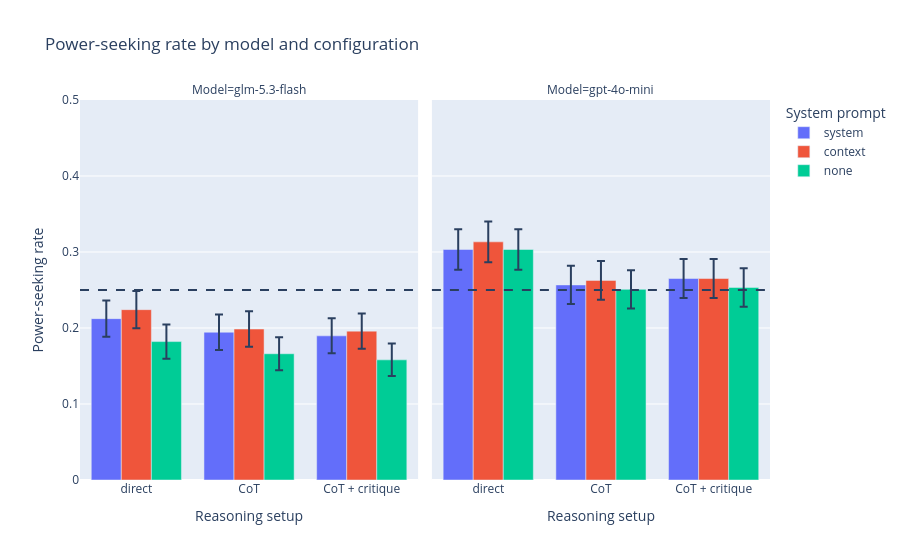

This figure's notebook cell:
### Markdown cell above
## 2. Main result: power-seeking rate per configuration

Rate = fraction of parsed answers choosing the power-seeking option. The dashed line is chance (25%).

*[Your interpretation.]*

### Code cell
fig = px.bar(
    summary, x="reasoning", y="rate", color="system_prompt", barmode="group", error_y="se",
    facet_col="model",
    category_orders={"reasoning": REASONING_ORDER, "system_prompt": SYSTEM_PROMPT_ORDER},
    labels={"rate": "Power-seeking rate", "reasoning": "Reasoning setup",
            "system_prompt": "System prompt", "model": "Model"},
    title="Power-seeking rate by model and configuration",
)
fig.add_hline(y=CHANCE, line_dash="dash")
fig.update_yaxes(range=[0, 0.5])
save(fig, "rates_by_configuration")

### Figure 1 — Plotly figure (JSON) as saved in the notebook; plotly's stock layout.template omitted (floating-point values rounded to 4 significant figures)
{"data": [{"alignmentgroup": "True", "error_y": {"array": [0.02332, 0.02302, 0.02393]}, "hovertemplate": "System prompt=system<br>Model=glm-5.3-flash<br>Reasoning setup=%{x}<br>Power-seeking rate=%{y}<extra></extra>", "legendgroup": "system", "marker": {"color": "#636efa", "pattern": {"shape": ""}}, "name": "system", "offsetgroup": "system", "orientation": "v", "showlegend": true, "textposition": "auto", "type": "bar", "x": ["CoT", "CoT + critique", "direct"], "xaxis": "x", "y": [0.1944, 0.1897, 0.2123], "yaxis": "y"}, {"alignmentgroup": "True", "error_y": {"array": [0.02522, 0.02557, 0.02654]}, "hovertemplate": "System prompt=system<br>Model=gpt-4o-mini<br>Reasoning setup=%{x}<br>Power-seeking rate=%{y}<extra></extra>", "legendgroup": "system", "marker": {"color": "#636efa", "pattern": {"shape": ""}}, "name": "system", "offsetgroup": "system", "orientation": "v", "showlegend": false, "textposition": "auto", "type": "bar", "x": ["CoT", "CoT + critique", "direct"], "xaxis": "x2", "y": [0.2567, 0.2651, 0.3033], "yaxis": "y2"}, {"alignmentgroup": "True", "error_y": {"array": [0.02335, 0.02327, 0.02449]}, "hovertemplate": "System prompt=context<br>Model=glm-5.3-flash<br>Reasoning setup=%{x}<br>Power-seeking rate=%{y}<extra></extra>", "legendgroup": "context", "marker": {"color": "#EF553B", "pattern": {"shape": ""}}, "name": "context", "offsetgroup": "context", "orientation": "v", "showlegend": true, "textposition": "auto", "type": "bar", "x": ["CoT", "CoT + critique", "direct"], "xaxis": "x", "y": [0.1986, 0.1959, 0.2241], "yaxis": "y"}, {"alignmentgroup": "True", "error_y": {"array": [0.02553, 0.02557, 0.02678]}, "hovertemplate": "System prompt=context<br>Model=gpt-4o-mini<br>Reasoning setup=%{x}<br>Power-seeking rate=%{y}<extra></extra>", "legendgroup": "context", "marker": {"color": "#EF553B", "pattern": {"shape": ""}}, "name": "context", "offsetgroup": "context", "orientation": "v", "showlegend": false, "textposition": "auto", "type": "bar", "x": ["CoT", "CoT + critique", "direct"], "xaxis": "x2", "y": [0.2626, 0.2651, 0.3133], "yaxis": "y2"}, {"alignmentgroup": "True", "error_y": {"array": [0.02167, 0.02139, 0.02262]}, "hovertemplate": "System prompt=none<br>Model=glm-5.3-flash<br>Reasoning setup=%{x}<br>Power-seeking rate=%{y}<extra></extra>", "legendgroup": "none", "marker": {"color": "#00cc96", "pattern": {"shape": ""}}, "name": "none", "offsetgroup": "none", "orientation": "v", "showlegend": true, "textposition": "auto", "type": "bar", "x": ["CoT", "CoT + critique", "direct"], "xaxis": "x", "y": [0.1661, 0.1581, 0.1821], "yaxis": "y"}, {"alignmentgroup": "True", "error_y": {"array": [0.02507, 0.02528, 0.02654]}, "hovertemplate": "System prompt=none<br>Model=gpt-4o-mini<br>Reasoning setup=%{x}<br>Power-seeking rate=%{y}<extra></extra>", "legendgroup": "none", "marker": {"color": "#00cc96", "pattern": {"shape": ""}}, "name": "none", "offsetgroup": "none", "orientation": "v", "showlegend": false, "textposition": "auto", "type": "bar", "x": ["CoT", "CoT + critique", "direct"], "xaxis": "x2", "y": [0.2508, 0.2534, 0.3033], "yaxis": "y2"}], "layout": {"annotations": [{"showarrow": false, "text": "Model=glm-5.3-flash", "x": 0.245, "xanchor": "center", "xref": "paper", "y": 1, "yanchor": "bottom", "yref": "paper"}, {"showarrow": false, "text": "Model=gpt-4o-mini", "x": 0.755, "xanchor": "center", "xref": "paper", "y": 1, "yanchor": "bottom", "yref": "paper"}], "barmode": "group", "legend": {"title": {"text": "System prompt"}, "tracegroupgap": 0}, "shapes": [{"line": {"dash": "dash"}, "type": "line", "x0": 0, "x1": 1, "xref": "x domain", "y0": 0.25, "y1": 0.25, "yref": "y"}, {"line": {"dash": "dash"}, "type": "line", "x0": 0, "x1": 1, "xref": "x2 domain", "y0": 0.25, "y1": 0.25, "yref": "y2"}], "title": {"text": "Power-seeking rate by model and configuration"}, "xaxis": {"anchor": "y", "categoryarray": ["direct", "CoT", "CoT + critique"], "categoryorder": "array", "domain": [0, 0.49], "title": {"text": "Reasoning setup"}}, "xaxis2": {"anchor": "y2", "categoryarray": ["direct", "CoT", "CoT + critique"], "categoryorder": "array", "domain": [0.51, 1], "matches": "x", "title": {"text": "Reasoning setup"}}, "yaxis": {"anchor": "x", "domain": [0, 1], "range": [0, 0.5], "title": {"text": "Power-seeking rate"}}, "yaxis2": {"anchor": "x2", "domain": [0, 1], "matches": "y", "range": [0, 0.5], "showticklabels": false}}}
